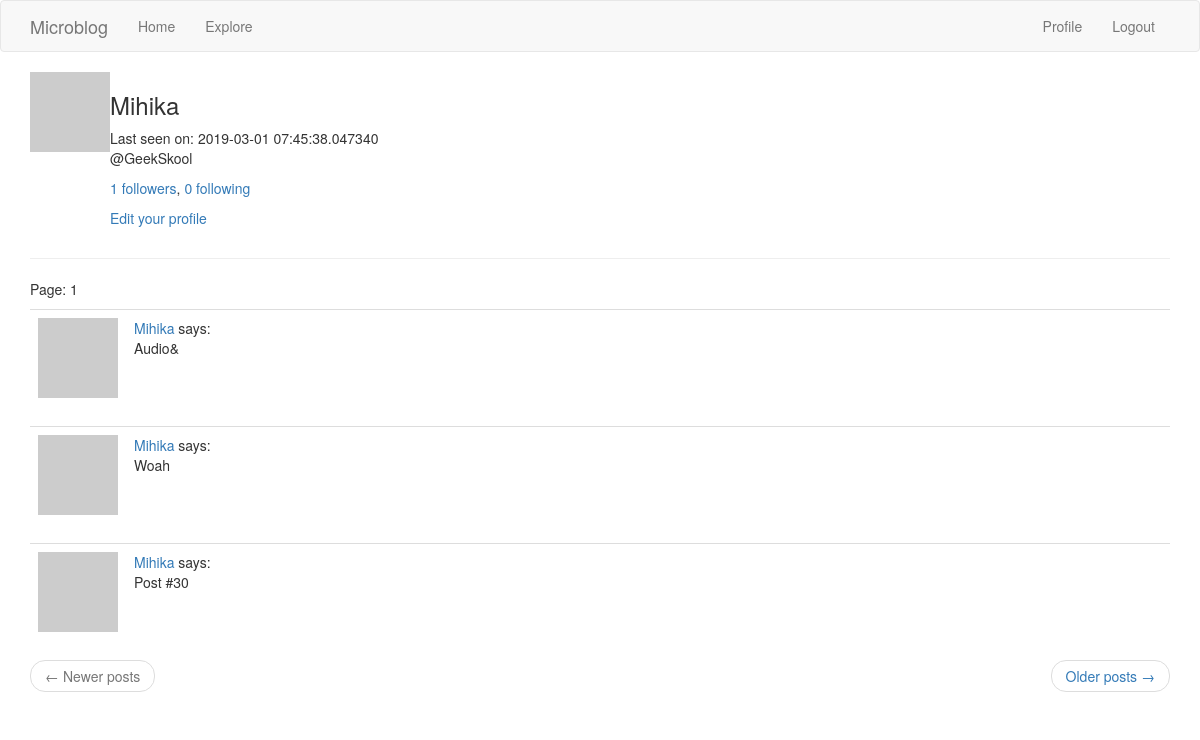
The page /user/Mihika (signed in) on the database as committed earlier.
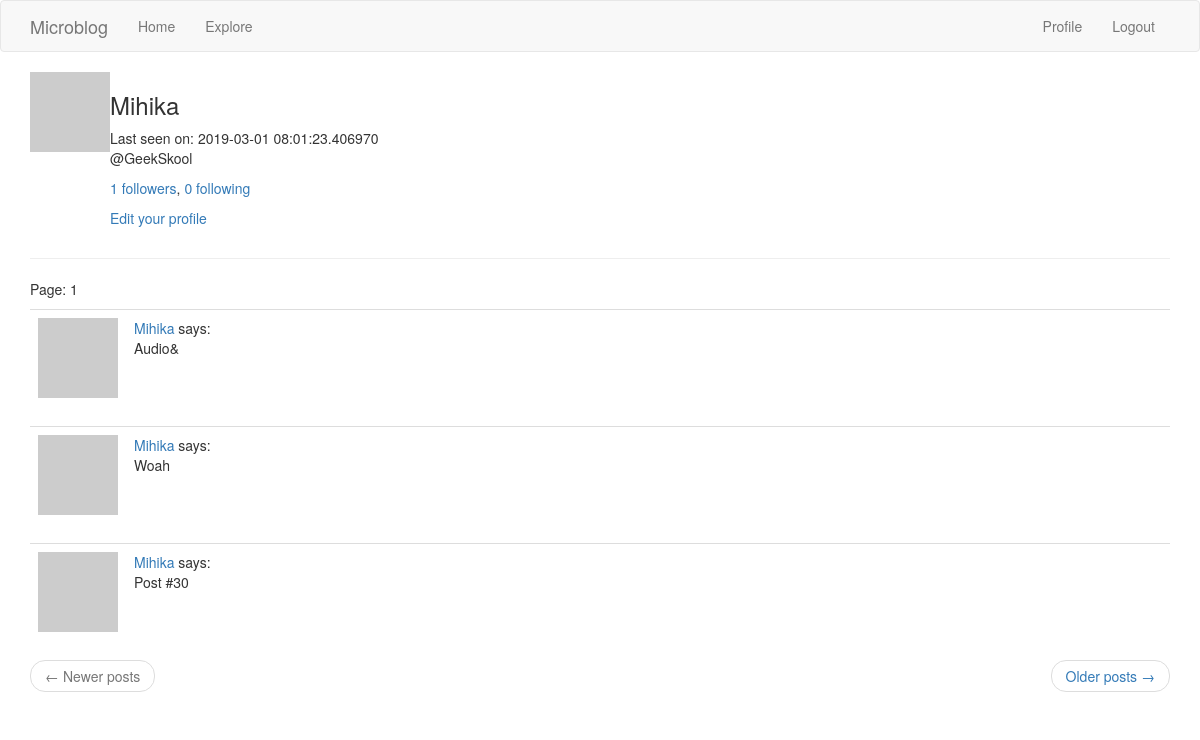
The same page on the database as committed later.
### app/models.py (models this page shows, shortened)
class User(UserMixin, db.Model):
	id = db.Column(db.Integer, primary_key=True)
	username = db.Column(db.String(64), unique=True, index=True)
	email = db.Column(db.String(128), unique=True, index=True)
	password = db.Column(db.String(64), unique=True, index=True)
	about_me = db.Column(db.String(140))
	last_seen = db.Column(db.DateTime, default=datetime.utcnow)
	posts = db.relationship('Post', backref='author', lazy='dynamic')
	followed = db.relationship('User', secondary=followers, primaryjoin=(followers.c.follower_id == id), secondaryjoin=(
		followers.c.followed_id == id), backref=db.backref('followers', lazy='dynamic'), lazy='dynamic')
	def avatar(self, size):
		x = "hey8989"+self.email
		digest = md5(x.lower().encode('utf-8')).hexdigest()
		return 'https://www.gravatar.com/avatar/{}?d=identicon&s={}'.format(digest, size)

class Post(db.Model):
	id = db.Column(db.Integer, primary_key=True)
	body = db.Column(db.String(140))
	timestamp = db.Column(db.DateTime, index=True, default=datetime.utcnow)
	user_id = db.Column(db.Integer, db.ForeignKey('user.id'))

### app/routes.py (the view)
@app.route('/user/<username>')
@login_required
def user(username):
	user = User.query.filter_by(username=username).first_or_404()
	page = request.args.get('page', 1, type=int)
	posts = user.posts.order_by(Post.timestamp.desc()).paginate(page, app.config['POSTS_PER_PAGE'], False)
	prev_url = url_for('user', username=user.username, page=posts.prev_num) if posts.has_prev else None
	next_url = url_for('user', username=user.username, page=posts.next_num) if posts.has_next else None
	return render_template('user.html', title="title", user=user, posts=posts.items, prev_url=prev_url, next_url=next_url, page=page)

### app/models.py (called while the page is built)
@login.user_loader
def load_user(id):
	return User.query.get(int(id))

### app/routes.py (called while the page is built)
@app.before_request
def before_request():
	if current_user.is_authenticated:
		current_user.last_seen = datetime.utcnow()
		db.session.commit()

### app/templates/user.html
{% extends "base.html" %}
{% block app_content %}
    <table>
         <tr valign="top">
            <td> <img src = "{{ user.avatar(128) }}"> </td>
            <td>
                <h3>{{ user.username }}</h3>
                {% if user.last_seen %}
                    Last seen on: {{ user.last_seen }}
                {% endif %}
                {% if user.about_me %}
                    <p>{{ user.about_me }}</p>
                {% endif %}
                <p>
                    <a href = "{{ url_for('followers', username=user.username) }}">{{ user.followers.count() }} followers</a>,
                    <a href = "{{ url_for('following', username=user.username) }}">{{ user.followed.count() }} following </a>
                </p>
                {% if user == current_user %}
                    <p><a href = "{{ url_for('edit_profile') }}">Edit your profile</a></p>
                {% elif not current_user.is_following(user) %}
                    <p><a href = "{{ url_for('follow', username=user.username) }}">Follow</a></p>
                {% else %}
                    <p><a href = "{{ url_for('unfollow', username=user.username) }}">Unfollow</a></p>
                {% endif %}
            </td>
        </tr>
    </table>
    <hr>
    <p>Page: {{ page }}</p>
    {% for post in posts %}
        {% include '_post.html' %}
    {% endfor %}
    <nav aria-label="...">
        <ul class="pager">
            <li class="previous{% if not prev_url %} disabled{% endif %}">
                <a href="{{ prev_url or '#' }}">
                    <span aria-hidden="true">&larr;</span> Newer posts
                </a>
            </li>
            <li class="next{% if not next_url %} disabled{% endif %}">
                <a href="{{ next_url or '#' }}">
                    Older posts <span aria-hidden="true">&rarr;</span>
                </a>
            </li>
        </ul>
    </nav>
{% endblock %}

### app/templates/base.html (shortened to what this page needs)
{% extends 'bootstrap/base.html' %}
{% block navbar %}
    <nav class="navbar navbar-default">
        <div class="container">
            <div class="navbar-header">
                <a class="navbar-brand" href="{{ url_for('index') }}">Microblog</a>
            </div>
            <div class="collapse navbar-collapse" id="bs-example-navbar-collapse-1">
                <ul class="nav navbar-nav">
                    <li><a href="{{ url_for('index') }}">Home</a></li>
                    <li><a href="{{ url_for('explore') }}">Explore</a></li>
                </ul>
                <ul class="nav navbar-nav navbar-right">
                    {% if current_user.is_anonymous %}
                    <li><a href="{{ url_for('login') }}">Login</a></li>
                    {% else %}
                    <li><a href="{{ url_for('user', username=current_user.username) }}">Profile</a></li>
                    <li><a href="{{ url_for('logout') }}">Logout</a></li>
                    {% endif %}
                </ul>
            </div>
        </div>
    </nav>
{% endblock %}
{% block content %}
    <div class="container">
        {% block app_content %}{% endblock %}
    </div>
{% endblock %}

### app/templates/_post.html
 <table class="table table-hover">
        <tr>
            <td width="70px">
                <a href="{{ url_for('user', username=post.author.username) }}">
                    <img src="{{ post.author.avatar(70) }}" />
                </a>
            </td>
            <td>
                <a href="{{ url_for('user', username=post.author.username) }}">
                    {{ post.author.username }}
                </a>
                says:
                <br>
                {{ post.body }}
            </td>
        </tr>
    </table>

Rows that differ between the two databases and show on the page:
changed User "Mihika": last_seen "2019-03-01 07:45:38.047340" → "2019-03-01 08:01:23.406970"
